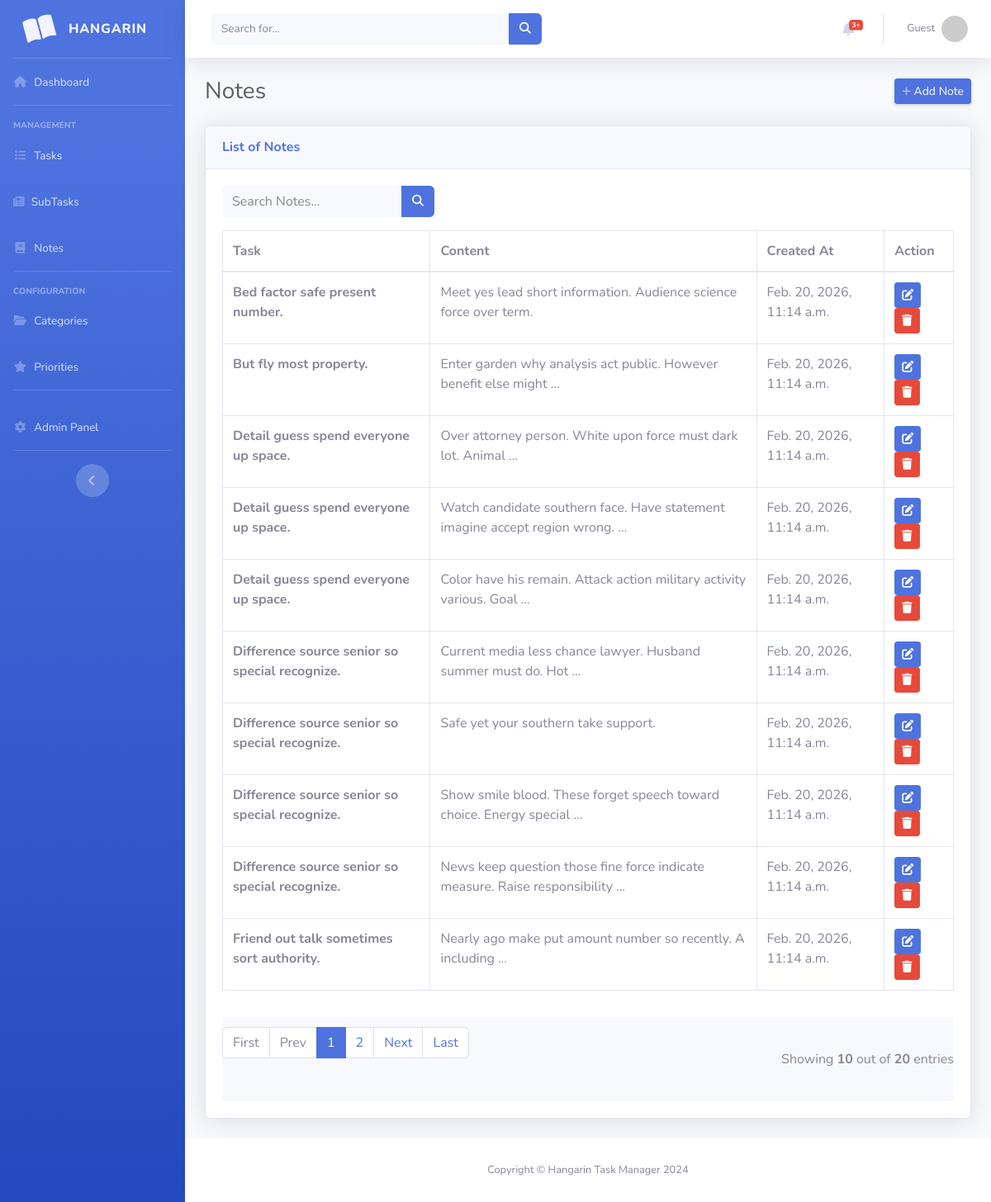
The app's page /note_list with its own data.
### taskmanager/models.py (models this page shows, shortened)
class BaseModel(models.Model):
    created_at = models.DateTimeField(auto_now_add=True)
    updated_at = models.DateTimeField(auto_now=True)
    class Meta:
        abstract = True

class Note(BaseModel):
    task = models.ForeignKey(Task, on_delete=models.CASCADE)
    content = models.TextField()

class Task(BaseModel):
    title = models.CharField(max_length=200)
    description = models.TextField()
    status = models.CharField(
        max_length=50,
        choices=[
            ("Pending", "Pending"),
            ("In Progress", "In Progress"),
            ("Completed", "Completed"),
        ],
        default="Pending"
    )
    deadline = models.DateField()
    priority = models.ForeignKey(Priority, on_delete=models.CASCADE)
    category = models.ForeignKey(Category, on_delete=models.CASCADE)

### taskmanager/views.py (the view)
# urls.py: path('note_list', NoteList.as_view(), name='note-list'),
class NoteList(ListView):
    model = Note
    context_object_name = 'note'
    template_name = 'note_list.html'
    paginate_by = 10
    ordering = ["task__title"]
    def get_queryset(self):
        qs = super().get_queryset()
        query = self.request.GET.get('q')
        if query:
            qs = qs.filter(
                Q(task__title__icontains=query) |
                Q(content__icontains=query)
            )
        return qs
    def get_ordering(self):
        allowed = ["task__title"]
        sort_by = self.request.GET.get("sort_by")
        if sort_by in allowed:
            return sort_by
        return "task__title"

### templates/note_list.html (shortened to what this page needs)
{% extends 'base.html' %}
{% load static %}
{% block content %}
<div class="d-sm-flex align-items-center justify-content-between mb-4">
    <h1 class="h3 mb-0 text-gray-800">Notes</h1>
    <a href="{% url 'note-add' %}" class="d-none d-sm-inline-block btn btn-sm btn-primary shadow-sm">
         Add Note
    </a>
</div>
<div class="card shadow mb-4">
    <div class="card-header py-3">
        <h6 class="m-0 font-weight-bold text-primary">List of Notes</h6>
    </div>
    <div class="card-body">
        <div class="row mb-3">
            <div class="col-md-6">
                <form class="form-inline" action="{% url 'note-list' %}">
                    <div class="input-group">
                        <input type="text" class="form-control bg-light border-0 small" placeholder="Search Notes..."
                               name="q" value="{{ request.GET.q }}">
                        <div class="input-group-append">
                            <button class="btn btn-primary" type="submit">
                                <i class="fas fa-search fa-sm"></i>
                            </button>
                        </div>
                    </div>
                </form>
            </div>
        </div>
        <div class="table-responsive">
            <table class="table table-bordered" width="100%" cellspacing="0">
                <thead>
                    <tr>
                        <th>Task</th>
                        <th>Content</th>
                        <th>Created At</th>
                        <th>Action</th>
                    </tr>
                </thead>
                <tbody>
                    {% for note in object_list %}
                    <tr>
                        <td class="font-weight-bold">{{ note.task.title }}</td>
                        <td>{{ note.content|truncatewords:10 }}</td>
                        <td>{{ note.created_at }}</td>
                        <td>
                            <a href="{% url 'note-update' note.id %}" class="btn btn-sm btn-primary">
                                <i class="fas fa-edit"></i>
                            </a>
                            <a href="{% url 'note-delete' note.id %}" class="btn btn-sm btn-danger">
                                <i class="fas fa-trash"></i>
                            </a>
                        </td>
                    </tr>
                    {% empty %}
                    <tr>
                        <td colspan="4" class="text-center text-gray-500">No notes found</td>
                    </tr>
                    {% endfor %}
                </tbody>
            </table>
        </div>
        {% include 'includes/pagination.html' %}
    </div>
</div>
{% endblock %}

### records on screen
Note: task "Bed factor safe present number.", content "Meet yes lead short information. Audience science force over term.", created_at "Feb. 20, 2026, 11:14 a.m."
Note: task "But fly most property.", content "Enter garden why analysis act public. However benefit else might …", created_at "Feb. 20, 2026, 11:14 a.m."
Note: task "Detail guess spend everyone up space.", content "Over attorney person. White upon force must dark lot. Animal …", created_at "Feb. 20, 2026, 11:14 a.m."
Note: task "Detail guess spend everyone up space.", content "Watch candidate southern face. Have statement imagine accept region wrong. …", created_at "Feb. 20, 2026, 11:14 a.m."
Note: task "Detail guess spend everyone up space.", content "Color have his remain. Attack action military activity various. Goal …", created_at "Feb. 20, 2026, 11:14 a.m."
Note: task "Difference source senior so special recognize.", content "Current media less chance lawyer. Husband summer must do. Hot …", created_at "Feb. 20, 2026, 11:14 a.m."
Note: task "Difference source senior so special recognize.", content "Safe yet your southern take support.", created_at "Feb. 20, 2026, 11:14 a.m."
Note: task "Difference source senior so special recognize.", content "Show smile blood. These forget speech toward choice. Energy special …", created_at "Feb. 20, 2026, 11:14 a.m."
Note: task "Difference source senior so special recognize.", content "News keep question those fine force indicate measure. Raise responsibility …", created_at "Feb. 20, 2026, 11:14 a.m."
Note: task "Friend out talk sometimes sort authority.", content "Nearly ago make put amount number so recently. A including …", created_at "Feb. 20, 2026, 11:14 a.m."

### other values on screen
{{ page_num }} "1"
{{ page_num }} "2"
{{ object_list.count }} "10"
{{ paginator.count }} "20"
